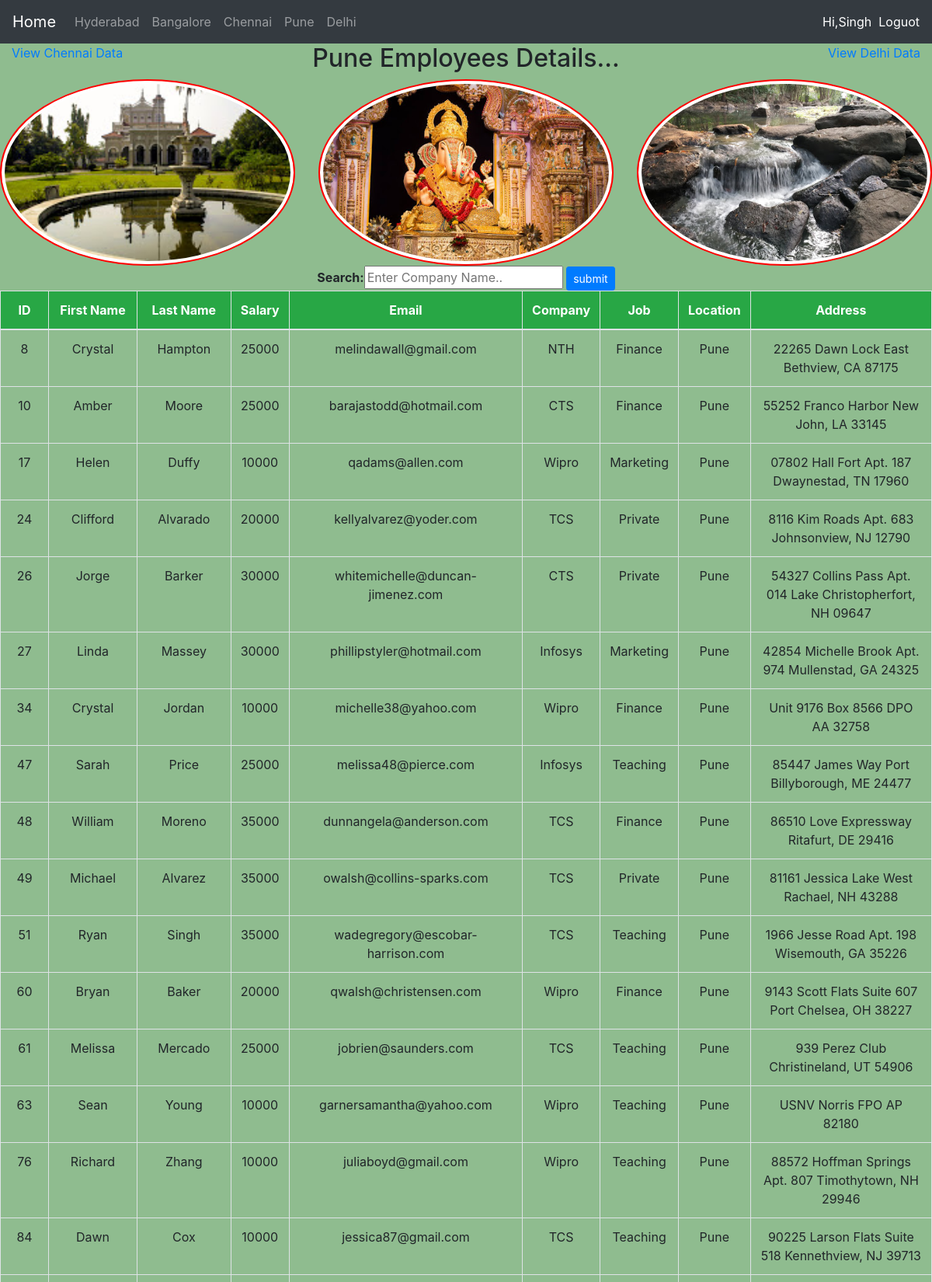
Page /pune_data/ (signed in, upper part) on the committed database.
### employeedata/models.py (models this page shows)
class EmployeeData(models.Model):
    first_name = models.CharField(max_length = 20)
    last_name = models.CharField(max_length = 20)
    salary = models.IntegerField()
    email = models.EmailField(max_length = 20)
    company = models.CharField(max_length = 20)
    job = models.CharField(max_length = 20)
    location = models.CharField(max_length = 20)
    address = models.CharField(max_length = 100)

### employeedata/views.py (the view)
# urls.py: url(r'^pune_data/',views.pune_data, name='pune_data'),
@login_required(login_url='login')
def pune_data(request):
    if request.method == 'POST':
        company = request.POST.get('company')
        pune_data = EmployeeData.objects.filter(location = 'Pune') & EmployeeData.objects.filter(comapny = company)
        return render(request,'pune_data.html',{'employees':pune_data})
    else:
        pune_data = EmployeeData.objects.filter(location = 'Pune')
        return render(request,'pune_data.html',{'employees':pune_data})

### templates/pune_data.html (shortened to what this page needs)
{% extends 'base.html' %}
{% load static %}
{% block content %}
   <div class="container-fluid">
    <div class="row">
        <div class="col-md-3">
            <a href="{%url 'chennai_data' %}"> View Chennai  Data</a>
        </div>
        <div class="col-md-6">
            <h2 class="text-center"> Pune Employees Details...</h2>
        </div>
        <div class="col-md-3 text-right" >
            <a href="{%url 'delhi_data' %}"> View Delhi Data</a>
        </div>
    </div>
</div>
<div class="contaire-fluid">
     <div class="row">
         <div class="col-md-4">
              <img src="{% static 'images/pune1.jpg' %}"
                 style="height:100%; width:100%; border-radius:50%; border:2px solid red;"
                 class="img-thumbnail">
         </div>
         <div class="col-md-4">
              <img src="{% static 'images/pune2.jpg' %}"
                 style="height:100%; width:100%; border-radius:50%; border:2px solid red;"
                 class="img-thumbnail">
         </div>
         <div class="col-md-4">
              <img src="{% static 'images/pune4.jpg' %}"
                 style="height:100%; width:100%; border-radius:50%; border:2px solid red;"
                 class="img-thumbnail">
         </div>
  </div>
</div>
{% include 'search_file.html' %}
{% if employees %}
<table class="table table-bordered text-center table-hover">
    <thead class="bg-success text-white">
    <tr>
        <th>ID</th>
        <th>First Name</th>
        <th>Last Name</th>
        <th>Salary</th>
        <th>Email</th>
        <th>Company</th>
        <th>Job</th>
        <th>Location</th>
        <th>Address</th>
    </tr>
    </thead>
    <tbody>
        {% for employee in employees %}
            <tr>
                <td>{{ employee.id }}</td>
                <td>{{ employee.first_name }}</td>
                <td>{{ employee.last_name }}</td>
                <td>{{ employee.salary }}</td>
                <td>{{ employee.email }}</td>
                <td>{{ employee.company }}</td>
                <td>{{ employee.job }}</td>
                <td>{{ employee.location }}</td>
                <td>{{ employee.address }}</td>
            </tr>
        {% endfor %}
    </tbody>
</table>
{% else %}
<h1>No EMployees Are Available</h1>
{% endif %}
{% endblock %}

### templates/navbar.html (shortened to what this page needs)
<!DOCTYPE html>
<html lang="en">
<head>
</head>
<body>
<nav class="navbar navbar-expand-lg navbar-dark bg-dark">
  <a class="navbar-brand" href="{% url 'home_page' %}">Home</a>
  <div class="collapse navbar-collapse" id="navbarNavAltMarkup">
    <div class="navbar-nav">
      <a class="nav-item nav-link" href="{% url 'hyd_data' %}">Hyderabad</a>
    <a class="nav-item nav-link" href="{% url 'bang_data' %}">Bangalore</a>
      <a class="nav-item nav-link" href="{% url 'chennai_data' %}">Chennai</a>
      <a class="nav-item nav-link" href="{% url 'pune_data' %}">Pune</a>
      <a class="nav-item nav-link" href="{% url 'delhi_data' %}">Delhi</a>
    </div>
  </div>
    <span style="color:white;"> Hi,{{ request.user| capfirst }}</span> &nbsp;&nbsp;
    <a href="{% url 'logout' %}" style="color:white;"> Loguot</a>
</nav>
</body>
</html>

### static/styles/styles.css (style rules this page uses)
body { background-color: darkseagreen; }

### rows in the picture
EmployeeData: id "8", first_name "Crystal", last_name "Hampton", salary "25000", email "melindawall@gmail.com", company "NTH", job "Finance", location "Pune", address "22265 Dawn Lock East Bethview, CA 87175"
EmployeeData: id "10", first_name "Amber", last_name "Moore", salary "25000", email "barajastodd@hotmail.com", company "CTS", job "Finance", location "Pune", address "55252 Franco Harbor New John, LA 33145"
EmployeeData: id "17", first_name "Helen", last_name "Duffy", salary "10000", email "qadams@allen.com", company "Wipro", job "Marketing", location "Pune", address "07802 Hall Fort Apt. 187 Dwaynestad, TN 17960"
EmployeeData: id "24", first_name "Clifford", last_name "Alvarado", salary "20000", email "kellyalvarez@yoder.com", company "TCS", job "Private", location "Pune", address "8116 Kim Roads Apt. 683 Johnsonview, NJ 12790"
EmployeeData: id "26", first_name "Jorge", last_name "Barker", salary "30000", email "whitemichelle@duncan-jimenez.com", company "CTS", job "Private", location "Pune", address "54327 Collins Pass Apt. 014 Lake Christopherfort, NH 09647"
EmployeeData: id "27", first_name "Linda", last_name "Massey", salary "30000", email "phillipstyler@hotmail.com", company "Infosys", job "Marketing", location "Pune", address "42854 Michelle Brook Apt. 974 Mullenstad, GA 24325"
EmployeeData: id "34", first_name "Crystal", last_name "Jordan", salary "10000", email "michelle38@yahoo.com", company "Wipro", job "Finance", location "Pune", address "Unit 9176 Box 8566 DPO AA 32758"
EmployeeData: id "47", first_name "Sarah", last_name "Price", salary "25000", email "melissa48@pierce.com", company "Infosys", job "Teaching", location "Pune", address "85447 James Way Port Billyborough, ME 24477"
EmployeeData: id "48", first_name "William", last_name "Moreno", salary "35000", email "dunnangela@anderson.com", company "TCS", job "Finance", location "Pune", address "86510 Love Expressway Ritafurt, DE 29416"
EmployeeData: id "49", first_name "Michael", last_name "Alvarez", salary "35000", email "owalsh@collins-sparks.com", company "TCS", job "Private", location "Pune", address "81161 Jessica Lake West Rachael, NH 43288"
EmployeeData: id "51", first_name "Ryan", last_name "Singh", salary "35000", email "wadegregory@escobar-harrison.com", company "TCS", job "Teaching", location "Pune", address "1966 Jesse Road Apt. 198 Wisemouth, GA 35226"
EmployeeData: id "60", first_name "Bryan", last_name "Baker", salary "20000", email "qwalsh@christensen.com", company "Wipro", job "Finance", location "Pune", address "9143 Scott Flats Suite 607 Port Chelsea, OH 38227"
EmployeeData: id "61", first_name "Melissa", last_name "Mercado", salary "25000", email "jobrien@saunders.com", company "TCS", job "Teaching", location "Pune", address "939 Perez Club Christineland, UT 54906"
EmployeeData: id "63", first_name "Sean", last_name "Young", salary "10000", email "garnersamantha@yahoo.com", company "Wipro", job "Teaching", location "Pune", address "USNV Norris FPO AP 82180"
EmployeeData: id "76", first_name "Richard", last_name "Zhang", salary "10000", email "juliaboyd@gmail.com", company "Wipro", job "Teaching", location "Pune", address "88572 Hoffman Springs Apt. 807 Timothytown, NH 29946"
EmployeeData: id "84", first_name "Dawn", last_name "Cox", salary "10000", email "jessica87@gmail.com", company "TCS", job "Teaching", location "Pune", address "90225 Larson Flats Suite 518 Kennethview, NJ 39713"

### other values in the picture
{{ request.user| capfirst }} "Singh"
